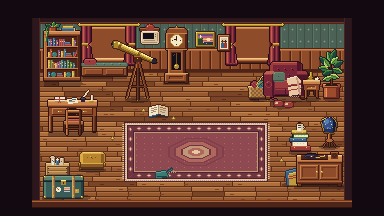
#> input picture kit/v05/albedo05.png, 384 x 216 px
$ python make_sheet5.py
#> lines starting #> are read from the running program, lines starting #| are printed output that depends on the picture
from PIL import Image, ImageDraw, ImageFont
import os
os.chdir('/workspace/robot2d/kit/v05')
poses=[('stand','robot','robot_emit'),('blink','robot','robot_emit_blink'),('crouch','robot_crouch','robot_emit_crouch'),('hop (air)','robot_air','robot_emit_air'),
 ('sweep 1','robot_sweep1','robot_sweep1_emit'),('sweep 2','robot_sweep2','robot_sweep2_emit'),('sweep 3','robot_sweep3','robot_sweep3_emit'),('sweep 4','robot_sweep4','robot_sweep4_emit'),
 ('stop & look','robot_look','robot_look_emit'),('look blink','robot_look','robot_look_emit_blink'),('reach (alarm off)','robot_reach','robot_reach_emit'),('sit & watch','robot_sit','robot_sit_emit')]
S=8; cw,ch=34,34
F=ImageFont.truetype('/usr/share/fonts/truetype/dejavu/DejaVuSans-Bold.ttf',18)
sheet=Image.new('RGB',(4*cw*S,3*(ch*S+30)),(40,30,38)); d=ImageDraw.Draw(sheet)
#> after `sheet = Image.new('RGB', (4 * cw * S, 3 * (ch * S + 30)), (40, 30, 38)`:
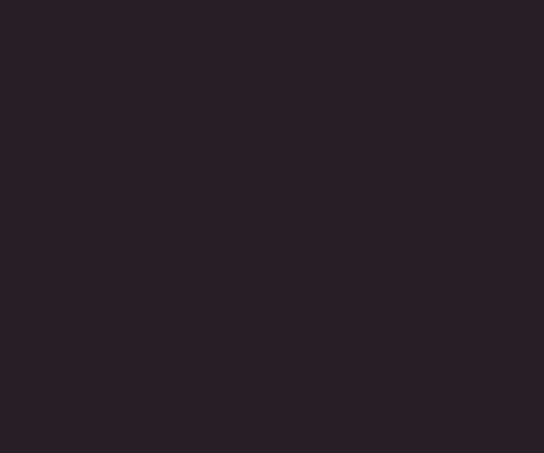
#> sheet: PIL image 1088x906 RGB (shown at 1/2 size); mean R, G, B 40, 30, 38
for i,(t,a,e) in enumerate(poses):
    box=(96,38,96+cw,38+ch) if a=='robot_sit' else (177,139,177+cw,139+ch)
    im=Image.open('albedo05.png').convert('RGBA').crop(box)
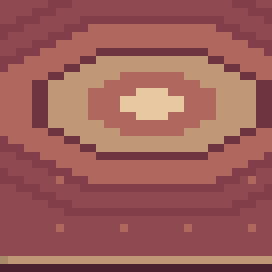
#> im: PIL image 34x34 RGBA (shown 8 times larger); mean R, G, B, A 156, 94, 89.5, 255
    if a=='robot_sit': im.alpha_composite(Image.open('emit05.png').crop(box))
#> (the run stopped early here; a loop or call above may not have finished)
